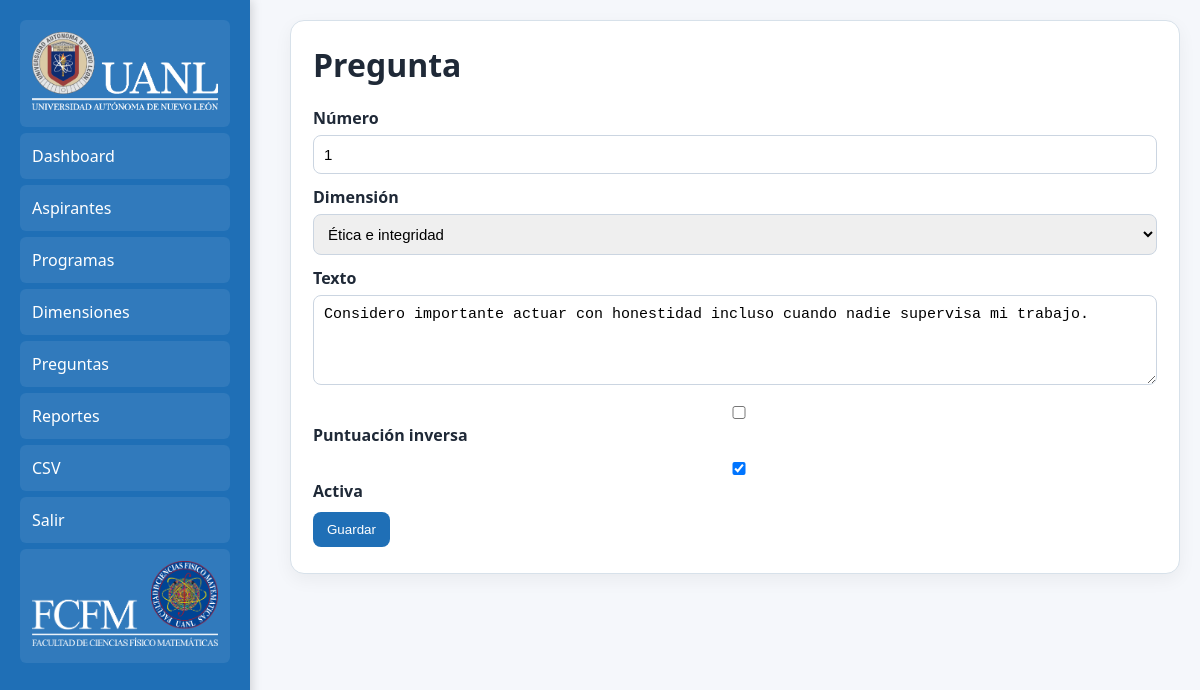
/admin/pregunta_form.php?id=1 (signed in), run on the app's committed database.
### tables this page shows
CREATE TABLE preguntas (
 id INT AUTO_INCREMENT PRIMARY KEY,
 dimension_id INT NOT NULL,
 numero INT NOT NULL UNIQUE,
 texto TEXT NOT NULL,
 inversa TINYINT(1) DEFAULT 0,
 activa TINYINT(1) DEFAULT 1,
 FOREIGN KEY (dimension_id) REFERENCES dimensiones(id) ON DELETE CASCADE
);

CREATE TABLE dimensiones (
 id INT AUTO_INCREMENT PRIMARY KEY,
 nombre VARCHAR(180) NOT NULL,
 descripcion TEXT,
 tiempo_minutos INT DEFAULT 5,
 orden INT NOT NULL
);

### includes/functions.php (called while the page is built, shortened)
<?php
function h($s){ return htmlspecialchars((string)$s, ENT_QUOTES, 'UTF-8'); }
?>

### admin/pregunta_form.php (the view, shortened to what this page needs)
<?php
	require_once __DIR__.'/../includes/db.php';
	require_once __DIR__.'/../includes/functions.php';
	$id = $_GET['id']??null;
	$p = ['numero'=>'','dimension_id'=>1,'texto'=>'','inversa'=>0,'activa'=>1];
	if($id)
		{
			$st = $pdo->prepare('SELECT * FROM preguntas WHERE id=?');
			$st->execute([$id]);
			$p = $st->fetch();
		}
	$dims = $pdo->query('SELECT * FROM dimensiones ORDER BY orden')->fetchAll();
?>
<!doctype html>
<html lang="es">
	<head>
		<link rel="stylesheet" href="../assets/style.css">
	</head>
	<body>
		<?php
			include '_nav.php';
		?>
		<div class="container">
			<div class="card">
				<h1>Pregunta</h1>
				<form method="post">
					<label>Número</label>
					<input type="number" name="numero" value="<?=h($p['numero'])?>" required>
					<label>Dimensión</label>
					<select name="dimension_id">
						<?php
							foreach($dims as $d):
						?>
					<option value="<?=$d['id']?>" <?=$p['dimension_id']==$d['id']?'selected':''?>>
						<?=h($d['nombre'])?>
					</option>
					<?php
						endforeach;
					?>
					</select>
					<label>Texto</label>
					<textarea name="texto" required><?=h($p['texto'])?></textarea>
					<label>
						<input type="checkbox" name="inversa" <?=$p['inversa']?'checked':''?>> Puntuación inversa
					</label>
					<label>
						<input type="checkbox" name="activa" <?=$p['activa']?'checked':''?>> Activa
					</label>
					<button>Guardar</button>
				</form>
			</div>
		</div>
	</body>
</html>

### assets/style.css (style rules this page uses)
:root { --fcfm-blue:#1F6FB6; --fcfm-blue-dark:#154F81; --fcfm-gold:#FFA600; --fcfm-gold-dark:#d98d00; --fcfm-black:#010203; --bg:#F5F7FA; --card:#FFFFFF; --text:#1f2937; --muted:#6b7280; --primary:#0f766e; --danger:#b91c1c; --border:#D7E1EA; }
* { box-sizing:border-box }
body { font-family:Segoe UI, sans-serif; background:#f5f7fb; color:var(--text); margin:0 }
.container { max-width:1100px; margin-left: 270px; padding:20px }
.card { background:var(--card); border-top:4px solid var(--fcfm-gold); border:1px solid var(--border); border-radius:14px; padding:22px; margin-bottom:18px; box-shadow:0 6px 18px #0000000d }
h1,h2,h3 { margin-top:0 }
label { display:block; margin:12px 0 6px; font-weight:bold }
input,select,textarea { width:100%; padding:10px; border:1px solid #cbd5e1; border-radius:8px; font-size:15px }
textarea { min-height:90px }
.btn,button { display:inline-block; background:var(--fcfm-blue); color:white; padding:10px 14px; border:0; border-radius:8px; text-decoration:none; cursor:pointer; margin:4px 4px 4px 0 }

### data on the page
preguntas: numero "1", dimension_id "Ética e integridad", texto "Considero importante actuar con honestidad incluso cuando nadie supervisa mi trabajo.", activa "☑"
